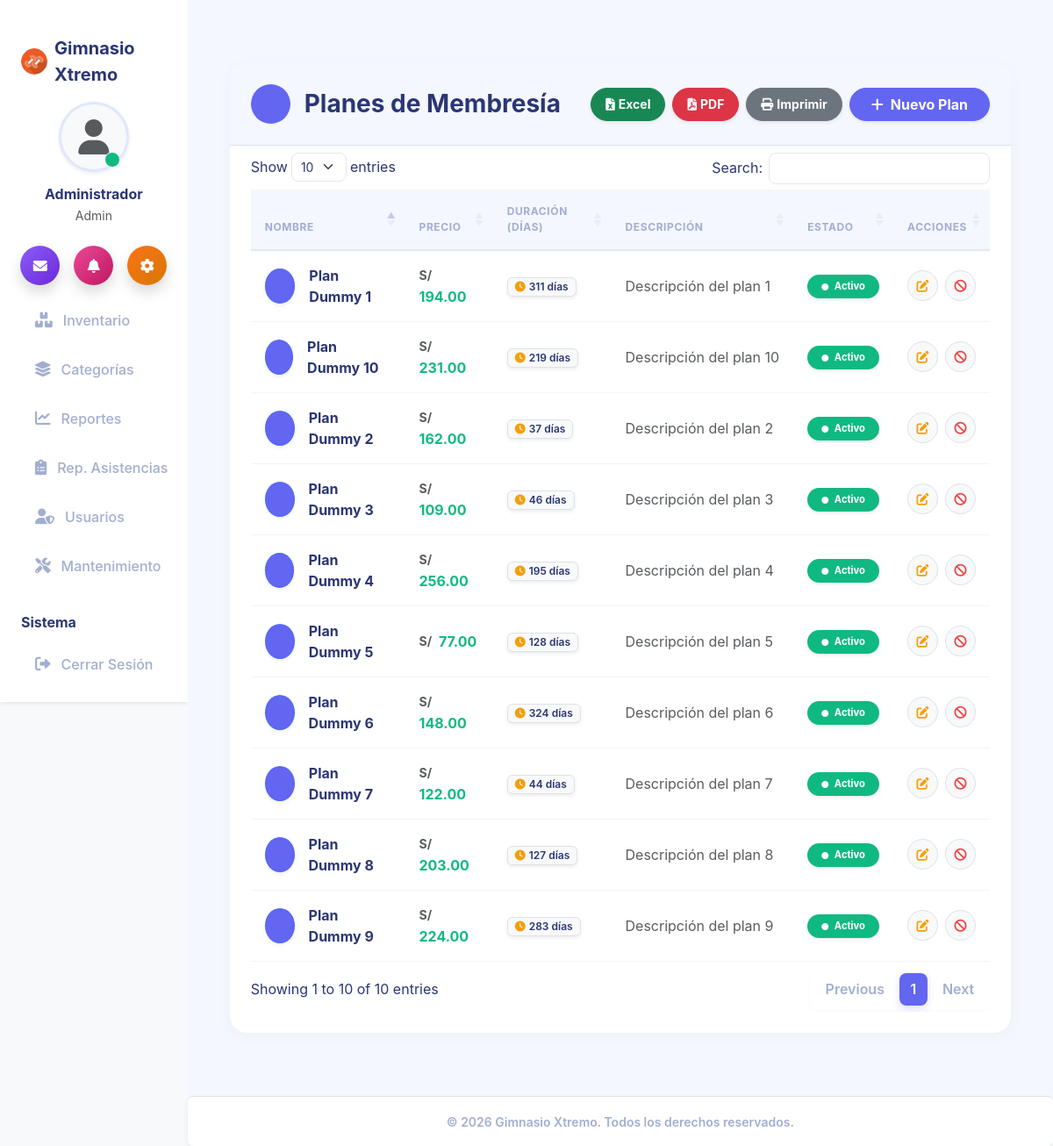
/planes/index (signed in), run on the app's committed database.
### tables this page shows
CREATE TABLE IF NOT EXISTS `configuracion` (
  `id` int NOT NULL,
  `nombre_sistema` varchar(100) DEFAULT NULL,
  `ruc` varchar(20) DEFAULT NULL,
  `direccion` varchar(255) DEFAULT NULL,
  `telefono` varchar(20) DEFAULT NULL,
  `email` varchar(100) DEFAULT NULL,
  `logo` varchar(255) DEFAULT NULL,
  `moneda` varchar(10) DEFAULT '$',
  PRIMARY KEY (`id`)
);

CREATE TABLE IF NOT EXISTS `planes` (
  `id` int NOT NULL AUTO_INCREMENT,
  `nombre` varchar(50) NOT NULL,
  `precio` decimal(10,2) NOT NULL,
  `duracion_dias` int NOT NULL,
  `descripcion` text,
  `estado` enum('activo','inactivo') DEFAULT 'activo',
  PRIMARY KEY (`id`)
);

### app/controllers/PlanesController.php (called while the page is built, shortened)
<?php
require_once '../app/models/Plan.php';
require_once '../app/models/Configuracion.php';
class PlanesController {
    public function index() {
        $planModel = new Plan();
        $stmt = $planModel->obtenerTodos();
        $planes = $stmt->fetchAll(PDO::FETCH_ASSOC);
        require_once '../app/views/planes/index.php';
    }
}

### app/models/Configuracion.php (called while the page is built, shortened)
<?php
class Configuracion {
    public static function getInfo() {
        $database = new Database();
        $conn = $database->getConnection();
        $query = "SELECT * FROM configuracion WHERE id = 1 LIMIT 1";
        $stmt = $conn->prepare($query);
        $stmt->execute();
        return $stmt->fetch(PDO::FETCH_ASSOC);
    }
}

### app/models/Plan.php (called while the page is built, shortened)
<?php
class Plan {
    private $conn;
    private $table_name = "planes";
    public function __construct() {
        $database = new Database();
        $this->conn = $database->getConnection();
    }
    public function obtenerTodos() {
        $query = "SELECT * FROM " . $this->table_name . " ORDER BY precio ASC";
        $stmt = $this->conn->prepare($query);
        $stmt->execute();
        return $stmt;
    }
}

### app/config/Database.php (called while the page is built, shortened)
<?php
class Database {
    private $host = 'localhost';
    private $db_name = 'gym_system';
    private $username = 'root';
    private $password = '';
    public function getConnection() {
        $this->conn = null;
        try {
            $this->conn = new PDO("mysql:host=" . $this->host . ";dbname=" . $this->db_name, $this->username, $this->password);
            $this->conn->exec("set names utf8");
            $this->conn->setAttribute(PDO::ATTR_ERRMODE, PDO::ERRMODE_EXCEPTION);
        } catch(PDOException $exception) {
            echo "Error de conexión: " . $exception->getMessage();
        }
        return $this->conn;
    }
}

### app/views/planes/index.php (the view, shortened to what this page needs)
<!DOCTYPE html>
<html lang="es">
<head>
    <link href="https://cdn.jsdelivr.net/npm/bootstrap@5.3.0/dist/css/bootstrap.min.css" rel="stylesheet">
    <link href="https://cdn.datatables.net/1.13.6/css/dataTables.bootstrap5.min.css" rel="stylesheet">
    <link rel="stylesheet" href="https://cdnjs.cloudflare.com/ajax/libs/font-awesome/6.0.0/css/all.min.css">
    <link rel="stylesheet" href="/css/gym-theme.css?v=<?= time() ?>">
</head>
<body class="bg-light">
    <?php require_once '../app/views/inc/navbar.php'; ?>
    <div class="container-fluid px-4 fade-in mt-5 mb-5">
        <div class="module-container p-0">
            <div class="border-bottom px-4 py-4 d-flex justify-content-between align-items-center mb-2 flex-wrap gap-3" style="background: var(--gym-bg-light); border-top-left-radius: 20px; border-top-right-radius: 20px;">
                <h3 class="fw-bold text-dark m-0 d-flex align-items-center">
                    <div class="bg-primary bg-opacity-10 p-2 rounded-circle me-3 d-flex align-items-center justify-content-center" style="width: 45px; height: 45px;">
                        <i class="fas fa-dumbbell text-primary"></i>
                    </div>
                    Planes de Membresía
                </h3>
                <div class="d-flex gap-2 flex-wrap">
                    <button onclick="ExportHelper?.toExcel('tblPlanes', 'Planes', 'Reporte de Planes')" class="btn btn-success btn-sm rounded-pill fw-bold px-3 shadow-sm d-flex align-items-center">
                        <i class="fas fa-file-excel me-1"></i> Excel
                    </button>
                    <button onclick="ExportHelper?.toPDF('tblPlanes', 'Planes', 'Reporte de Planes')" class="btn btn-danger btn-sm rounded-pill fw-bold px-3 shadow-sm d-flex align-items-center">
                        <i class="fas fa-file-pdf me-1"></i> PDF
                    </button>
                    <button onclick="ExportHelper?.print('tblPlanes', 'Reporte de Planes')" class="btn btn-secondary btn-sm rounded-pill fw-bold px-3 shadow-sm d-flex align-items-center">
                        <i class="fas fa-print me-1"></i> Imprimir
                    </button>
                    <a href="/planes/crear" class="btn btn-primary rounded-pill px-4 shadow-sm fw-bold d-flex align-items-center">
                        <i class="fas fa-plus me-2"></i> Nuevo Plan
                    </a>
                </div>
            </div>
            <div class="p-4 pt-0 mt-2">
                <div class="table-responsive">
                    <table id="tblPlanes" class="table table-hover align-middle table-data border-0">
                        <thead>
                            <tr>
                                <th class="border-0 bg-transparent text-muted">Nombre</th>
                                <th class="border-0 bg-transparent text-muted">Precio</th>
                                <th class="border-0 bg-transparent text-muted">Duración (Días)</th>
                                <th class="border-0 bg-transparent text-muted">Descripción</th>
                                <th class="border-0 bg-transparent text-muted">Estado</th>
                                <th class="border-0 bg-transparent text-muted text-end">Acciones</th>
                            </tr>
                        </thead>
                    <tbody>
                        <?php foreach ($planes as $plan): ?>
                        <tr>
                            <td>
                                <div class="d-flex align-items-center">
                                    <div class="bg-primary bg-opacity-10 text-primary rounded-circle d-flex align-items-center justify-content-center me-3 shadow-sm border border-primary border-opacity-25" style="width: 40px; height: 40px;">
                                        <i class="fas fa-id-card"></i>
                                    </div>
                                    <div>
                                        <div class="fw-bold text-dark"><?= $plan['nombre'] ?></div>
                                    </div>
                                </div>
                            </td>
                            <td class="fw-bold text-success">
                                <span class="text-muted fa-sm me-1"><?= $config['moneda'] ?></span>
                                <?= number_format($plan['precio'], 2) ?>
                            </td>
                            <td>
                                <span class="badge bg-light text-dark border shadow-sm px-2 py-1"><i class="fas fa-clock text-warning me-1"></i><?= $plan['duracion_dias'] ?> días</span>
                            </td>
                            <td>
                                <div class="text-truncate text-muted" style="max-width: 200px;" title="<?= htmlspecialchars($plan['descripcion']) ?>">
                                    <?= empty($plan['descripcion']) ? '<span class="fst-italic">Sin descripción</span>' : $plan['descripcion'] ?>
                                </div>
                            </td>
                            <td>
                                <?php if($plan['estado'] == 'activo'): ?>
                                    <span class="badge bg-success text-white px-3 py-2 rounded-pill shadow-sm" style="font-size: 0.7rem; font-weight: 700;"><i class="fas fa-circle me-1" style="font-size: 0.5rem; vertical-align: middle;"></i> Activo</span>
                                <?php else: ?>
                                    <span class="badge bg-danger text-white px-3 py-2 rounded-pill shadow-sm" style="font-size: 0.7rem; font-weight: 700;"><i class="fas fa-circle me-1" style="font-size: 0.5rem; vertical-align: middle;"></i> Inactivo</span>
                                <?php endif; ?>
                            </td>
                            <td class="text-end">
                                <div class="d-flex justify-content-end gap-2">
                                    <a href="/planes/editar/<?= $plan['id'] ?>" class="btn btn-light text-warning btn-sm rounded-circle d-flex align-items-center justify-content-center border"
                                       style="width: 35px; height: 35px; transition: all 0.2s;" title="Editar Plan"
                                       onmouseover="this.classList.replace('btn-light', 'btn-warning'); this.classList.replace('text-warning', 'text-white');"
                                       onmouseout="this.classList.replace('btn-warning', 'btn-light'); this.classList.replace('text-white', 'text-warning');">
                                        <i class="fas fa-edit"></i>
                                    </a>
                                    <?php if($plan['estado'] == 'activo'): ?>
                                        <a href="/planes/cambiarEstado/<?= $plan['id'] ?>/inactivo"
                                           class="btn btn-light text-danger btn-sm btn-confirm rounded-circle d-flex align-items-center justify-content-center border"
                                           style="width: 35px; height: 35px; transition: all 0.2s;" title="Desactivar Plan"
                                           data-title="¿Desactivar este plan?"
                                           onmouseover="this.classList.replace('btn-light', 'btn-danger'); this.classList.replace('text-danger', 'text-white');"
                                           onmouseout="this.classList.replace('btn-danger', 'btn-light'); this.classList.replace('text-white', 'text-danger');">
                                            <i class="fas fa-ban"></i>
                                        </a>
                                    <?php endif; ?>
                                </div>
                            </td>
                        </tr>
                        <?php endforeach; ?>
                    </tbody>
                </table>
                </div>
            </div>
        </div>
    </div>
    <?php require_once '../app/views/inc/footer.php'; ?>
</body>
</html>

### app/views/inc/navbar.php (shortened to what this page needs)
<?php
require_once __DIR__ . '/../../models/Configuracion.php';
$config = Configuracion::getInfo();
$_rolActual = $_SESSION['user_rol'] ?? '';
$current_uri = $_SERVER['REQUEST_URI'] ?? '';
$is_active = function($path) use ($current_uri) {
    if ($path === '/home/index') {
        return ($current_uri === '/' || strpos($current_uri, '/home') === 0) ? 'active' : '';
    }
    return strpos($current_uri, $path) === 0 ? 'active' : '';
};
?>
<link rel="stylesheet" href="/css/gym-theme.css?v=<?= time() ?>">
<div class="d-flex" id="wrapper">
    <div class="bg-white shadow-sm" id="sidebar-wrapper">
        <div class="sidebar-heading p-4 d-flex align-items-center justify-content-center">
            <?php if(!empty($config['logo'])): ?>
                <img src="/img/<?= $config['logo'] ?>?v=<?= time() ?>"
                     alt="Logo" width="30" height="30"
                     class="d-inline-block align-text-top rounded-circle me-2">
            <?php endif; ?>
            <span class="fs-5 fw-bold text-dark tracking-wider"><?= $config['nombre_sistema'] ?></span>
        </div>
        <div class="text-center mt-3 mb-4 px-4">
            <div class="position-relative d-inline-block mb-3">
                <div class="bg-light rounded-circle shadow-sm d-flex align-items-center justify-content-center mx-auto" style="width: 80px; height: 80px; border: 3px solid #E0E7FF;">
                    <i class="fas fa-user text-muted" style="font-size: 2.5rem;"></i>
                </div>
                <span class="position-absolute bottom-0 end-0 p-2 bg-success border border-light rounded-circle" style="transform: translate(-10px, -5px);"></span>
            </div>
            <h6 class="fw-bold text-dark mb-1"><?= $_SESSION['user_name'] ?? 'Usuario' ?></h6>
            <p class="text-muted small mb-0"><?= ucfirst($_SESSION['user_rol'] ?? 'Invitado') ?></p>
        </div>
        <div class="d-flex justify-content-center gap-3 mb-4 px-3">
            <a href="/notificaciones/index" class="btn btn-primary rounded-circle shadow p-0 d-flex align-items-center justify-content-center" style="width: 45px; height: 45px; background: linear-gradient(135deg, #8B5CF6, #6D28D9); border:none;">
                <i class="fas fa-envelope text-white"></i>
            </a>
            <a href="/asistencia/index" class="btn rounded-circle shadow p-0 d-flex align-items-center justify-content-center" style="width: 45px; height: 45px; background: linear-gradient(135deg, #EC4899, #BE185D); border:none;">
                <i class="fas fa-bell text-white"></i>
            </a>
            <a href="/configuracion/index" class="btn rounded-circle shadow p-0 d-flex align-items-center justify-content-center" style="width: 45px; height: 45px; background: linear-gradient(135deg, #F97316, #D97706); border:none;">
                <i class="fas fa-cog text-white"></i>
            </a>
        </div>
        <div id="sidebar-nav-scroll">
            <div class="list-group list-group-flush mt-2 px-2">
                <?php if($_rolActual === 'admin'): ?>
                    <a class="list-group-item list-group-item-action rounded mb-1 <?= $is_active('/inventario/productos') ?>" href="/inventario/productos">
                        <i class="fas fa-boxes w-20px text-center"></i> Inventario
                    </a>
                    <a class="list-group-item list-group-item-action rounded mb-1 <?= $is_active('/inventario/categorias') ?>" href="/inventario/categorias">
                        <i class="fas fa-layer-group w-20px text-center"></i> Categorías
                    </a>
                    <a class="list-group-item list-group-item-action rounded mb-1 <?= $is_active('/reportes') ?>" href="/reportes/index">
                        <i class="fas fa-chart-line w-20px text-center"></i> Reportes
                    </a>
                    <a class="list-group-item list-group-item-action rounded mb-1 <?= $is_active('/asistencia/reporte') ?>" href="/asistencia/reporte">
                        <i class="fas fa-clipboard-list w-20px text-center"></i> Rep. Asistencias
                    </a>
                    <a class="list-group-item list-group-item-action rounded mb-1 <?= $is_active('/usuarios') ?>" href="/usuarios/index">
                        <i class="fas fa-user-shield w-20px text-center"></i> Usuarios
                    </a>
                    <a class="list-group-item list-group-item-action rounded mb-1 <?= $is_active('/mantenimiento') ?>" href="/mantenimiento/index">
                        <i class="fas fa-tools w-20px text-center"></i> Mantenimiento
                    </a>
                <?php endif; ?>
                <p class="text-dark fw-bold ms-3 mt-4 mb-2 fs-6">Sistema</p>
                <a class="list-group-item list-group-item-action rounded mb-1 text-danger" href="/auth/logout">
                    <i class="fas fa-sign-out-alt w-20px text-center"></i> Cerrar Sesión
                </a>
            </div>
        </div>
    </div>
    <div id="page-content-wrapper" class="d-flex flex-column" style="min-height: 100vh; background-color: var(--gym-bg-light);">
        <div class="container-fluid p-4 flex-grow-1">

### app/views/inc/footer.php (shortened to what this page needs)
        </div>
        <footer class="bg-white border-top text-center py-3 mt-auto shadow-sm text-secondary rounded">
            <small class="fw-semibold">&copy; <?= date('Y') ?> <?= $config['nombre_sistema'] ?>. Todos los derechos reservados.</small>
        </footer>
    </div>
</div>
</body>
</html>

### data on the page
configuracion: logo (picture), nombre_sistema "Gimnasio Xtremo", moneda "S/"
planes: nombre "Plan Dummy 5", precio "77.00", duracion_dias "128", descripcion "Descripción del plan 5", estado "activo" (drawn)
planes: nombre "Plan Dummy 3", precio "109.00", duracion_dias "46", descripcion "Descripción del plan 3", estado "activo" (drawn), $plan['id'] 3 (drawn)
planes: nombre "Plan Dummy 7", precio "122.00", duracion_dias "44", descripcion "Descripción del plan 7", estado "activo" (drawn)
planes: nombre "Plan Dummy 6", precio "148.00", duracion_dias "324", descripcion "Descripción del plan 6", estado "activo" (drawn)
planes: nombre "Plan Dummy 2", precio "162.00", duracion_dias "37", descripcion "Descripción del plan 2", estado "activo" (drawn)
planes: nombre "Plan Dummy 1", precio "194.00", duracion_dias "311", descripcion "Descripción del plan 1", estado "activo" (drawn)
planes: nombre "Plan Dummy 8", precio "203.00", duracion_dias "127", descripcion "Descripción del plan 8", estado "activo" (drawn)
planes: nombre "Plan Dummy 9", precio "224.00", duracion_dias "283", descripcion "Descripción del plan 9", estado "activo" (drawn)
planes: nombre "Plan Dummy 10", precio "231.00", duracion_dias "219", descripcion "Descripción del plan 10", estado "activo" (drawn)
planes: nombre "Plan Dummy 4", precio "256.00", duracion_dias "195", descripcion "Descripción del plan 4", estado "activo" (drawn)

### other printed values
$_SESSION['user_name'] "Administrador"
$_SESSION['user_rol'] "Admin"
